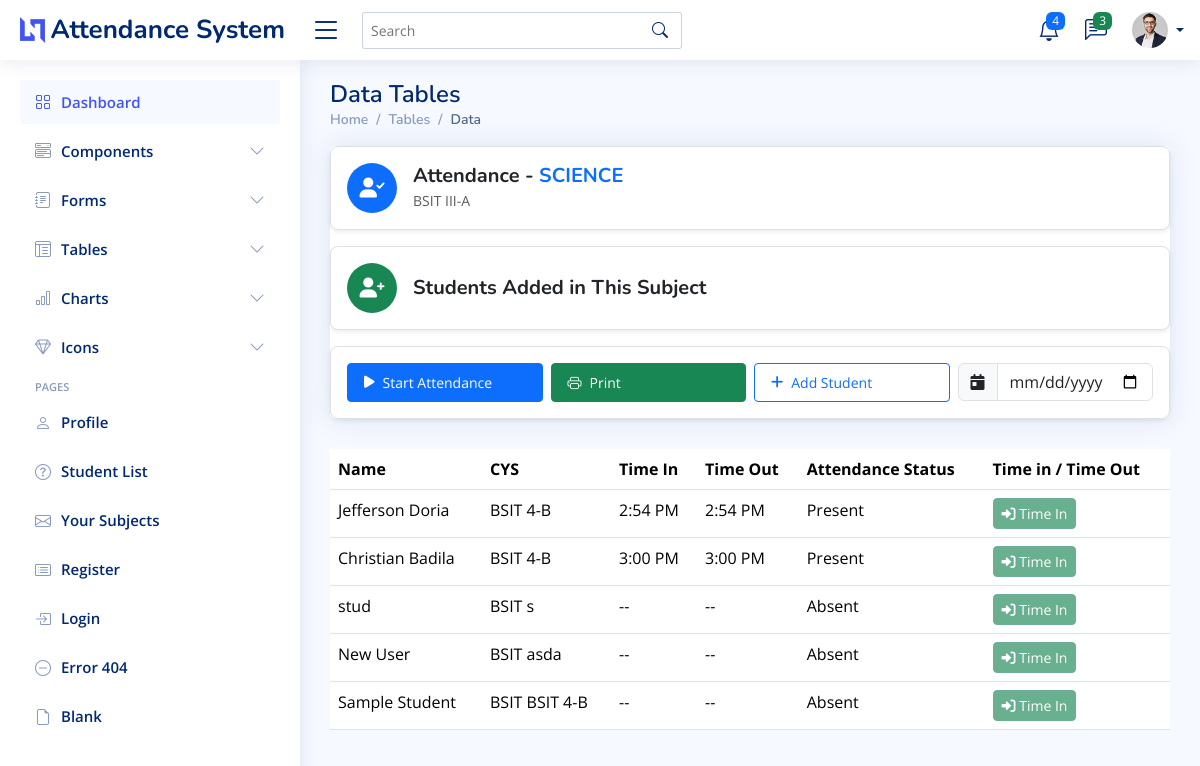
Screenshot of /student-attendance/15/ with the database file from the repository.
### myapp/models.py (models this page shows, shortened)
class Subject(models.Model):
    name = models.CharField(max_length=100)
    description = models.TextField(blank=True, null=True)
    course_year_section = models.CharField(max_length=100, default="default_course_year_section")
    teacher = models.ForeignKey(Teacher, on_delete=models.CASCADE, related_name="subjects")
    created_at = models.DateTimeField(auto_now_add=True)

class Student(models.Model):
    username = models.CharField(max_length=255, unique=True, default="default_username")
    student_id = models.CharField(max_length=50, unique=True)
    full_name = models.CharField(max_length=255)
    course = models.CharField(max_length=100)
    year_section = models.CharField(max_length=50, blank=True, null=True)
    email = models.EmailField(unique=True, blank=True, null=True)
    password = models.CharField(max_length=255)
    subjects = models.ManyToManyField(Subject, related_name="students")
    created_at = models.DateTimeField(auto_now_add=True)

### myapp/views.py (the view, shortened to what this page needs)
# urls.py: path('student-attendance/<int:id>/', views.student_attendance, name='student-attendance'),
def student_attendance(request, id):
    subject = get_object_or_404(Subject, id=id)
    assigned_students = subject.students.all()
    attendance_records = Attendance.objects.filter(
        student__in=assigned_students,
        subject=subject
    ).order_by('date')
    student_attendance_map = defaultdict(lambda: {'time_in': None, 'time_out': None})
    for att in attendance_records:
        student_data = student_attendance_map[att.student.id]
        if att.time_in and not student_data['time_in']:
            student_data['time_in'] = att.time_in
        if att.time_out and not student_data['time_out']:
            student_data['time_out'] = att.time_out
    for student in assigned_students:
        student.attendance = student_attendance_map.get(student.id, None)
        if student.attendance:
            print(f"Student: {student.full_name}, Time In: {student.attendance['time_in']}, Time Out: {student.attendance['time_out']}")
    available_students = Student.objects.exclude(id__in=assigned_students.values_list('id', flat=True))
    return render(request, 'myapp/student_attendance.html', {
        'assigned_students': assigned_students,
        'available_students': available_students,
        'subject': subject,
        'all_attendance_records': attendance_records,  # Pass all attendance records to the template
    })

### myapp/templates/myapp/student_attendance.html (shortened to what this page needs)
{% extends 'myapp/base.html' %}
{% load static %}
{% block content %}
<main id="main" class="main">
  <div class="pagetitle">
    <h1>Data Tables</h1>
    <nav>
      <ol class="breadcrumb">
        <li class="breadcrumb-item"><a href="index.html">Home</a></li>
        <li class="breadcrumb-item">Tables</li>
        <li class="breadcrumb-item active">Data</li>
      </ol>
    </nav>
  </div>
  <section class="section">
    <div class="row">
      <div class="col-lg-12">
        <div class="card">
<div class="d-flex align-items-center justify-content-between p-3 bg-white shadow-sm rounded-3 border">
  <div class="d-flex align-items-center">
    <div class="icon-container bg-primary text-white d-flex align-items-center justify-content-center rounded-circle me-3" style="width: 50px; height: 50px;">
      <i class="fas fa-user-check fs-5"></i>
    </div>
    <div>
      <h5 class="fw-bold text-dark mb-0">
        Attendance - <span class="text-uppercase text-primary">{{ subject.name }}</span>
      </h5>
      <small class="text-muted">{{ subject.course_year_section }}</small>
    </div>
  </div>
</div>
<div class="p-3 bg-white shadow-sm rounded-3 mt-3 border d-flex align-items-center">
  <div class="icon-container bg-success text-white d-flex align-items-center justify-content-center rounded-circle me-3" style="width: 50px; height: 50px;">
    <i class="fas fa-user-plus fs-5"></i>
  </div>
  <h5 class="fw-bold text-dark mb-0">Students Added in This Subject</h5>
</div>
<div class="p-3 bg-white shadow-sm rounded-3 mt-3 border">
  <div class="row g-2 justify-content-center justify-content-md-end">
    <div class="col-12 col-md-3">
      <button type="button" class="btn btn-primary btn-sm d-flex align-items-center w-100 px-3 py-2" id="startAttendance" data-bs-toggle="modal" data-bs-target="#attendanceChoiceModal">
        <i class="fa-solid fa-play me-2"></i> Start Attendance
      </button>
    </div>
    <div class="col-12 col-md-3">
      <button type="button" class="btn btn-success btn-sm d-flex align-items-center w-100 px-3 py-2" id="printAttendance">
        <i class="bi bi-printer me-2"></i> Print
      </button>
    </div>
    <div class="col-12 col-md-3">
      <button type="button" class="btn btn-outline-primary btn-sm d-flex align-items-center w-100 px-3 py-2" data-bs-toggle="modal" data-bs-target="#addStudentModal">
        <i class="fa-solid fa-plus me-2"></i> Add Student
      </button>
    </div>
    <div class="col-12 col-md-3">
      <div class="input-group">
        <span class="input-group-text"><i class="fa-solid fa-calendar-day"></i></span>
        <input type="date" class="form-control" id="specificDateFilter">
      </div>
    </div>
  </div>
</div>
</div>
<div class="table-responsive mt-4" style="min-height: 400px">
  <table class="table datatable">
    <thead>
      <tr>
        <th>Name</th>
        <th>CYS</th>
        <th>Time In</th>
        <th>Time Out</th>
        <th>Attendance Status</th>
        <th>Time in / Time Out</th>
      </tr>
    </thead>
    <tbody>
      {% for student in assigned_students %}
        <tr>
          <td>{{ student.full_name }}</td>
          <td>{{ student.course }} {{ student.year_section }}</td>
          <td id="time-in-{{ student.id }}">
            {% if student.attendance and student.attendance.time_in %}
                {{ student.attendance.time_in|time:"g:i A" }}
            {% else %}
                --
            {% endif %}
        </td>
          <td id="time-out-{{ student.id }}">
            {% if student.attendance and student.attendance.time_out %}
              {{ student.attendance.time_out|time:"g:i A" }}
            {% else %}
              --
            {% endif %}
          </td>
          <td>
            {% if student.attendance and student.attendance.time_in %}
              Present
            {% else %}
              Absent
            {% endif %}
          </td>
          <td>
            <div class="btn-group" role="group">
              <button class="btn btn-success btn-sm mark-attendance"
                      data-student="{{ student.id }}"
                      data-status="Time In"
                      disabled>
                <i class="fa-solid fa-sign-in-alt"></i> Time In
              </button>
            </div>
          </td>
        </tr>
      {% endfor %}
    </tbody>
  </table>
</div>
      </div>
    </div>
</section>
</main>
{% endblock %}

### static/assets/css/style.css (style rules this page uses)
:root { scroll-behavior: smooth; }
body { font-family: "Open Sans", sans-serif; background: #f6f9ff; color: #444444; }
h1, h2, h3, h4, h5, h6 { font-family: "Nunito", sans-serif; }
#main { margin-top: 60px; padding: 20px 30px; transition: all 0.3s; }
.pagetitle { margin-bottom: 10px; }
.pagetitle h1 { font-size: 24px; margin-bottom: 0; font-weight: 600; color: #012970; }
.card { margin-bottom: 30px; border: none; border-radius: 5px; box-shadow: 0px 0 30px rgba(1, 41, 112, 0.1); }
.breadcrumb { font-size: 14px; font-family: "Nunito", sans-serif; color: #899bbd; font-weight: 600; }
.breadcrumb a { color: #899bbd; transition: 0.3s; }
.breadcrumb .breadcrumb-item::before { color: #899bbd; }
.breadcrumb .active { color: #51678f; font-weight: 600; }
@media (min-width: 1200px) { #main, #footer { margin-left: 300px; } }

### rows the page displays
Subject: name "SCIENCE", course_year_section "BSIT III-A"
Student: full_name "Jefferson Doria", course "BSIT", year_section "4-B", attendance.time_in "2:54 PM", attendance.time_out "2:54 PM", shows "Present"
Student: full_name "Christian Badila", course "BSIT", year_section "4-B", attendance.time_in "3:00 PM", attendance.time_out "3:00 PM", shows "Present"
Student: full_name "stud", course "BSIT", year_section "s", shows "Absent"
Student: full_name "New User", course "BSIT", year_section "asda", shows "Absent"
Student: full_name "Sample Student", course "BSIT", year_section "BSIT 4-B", shows "Absent"
